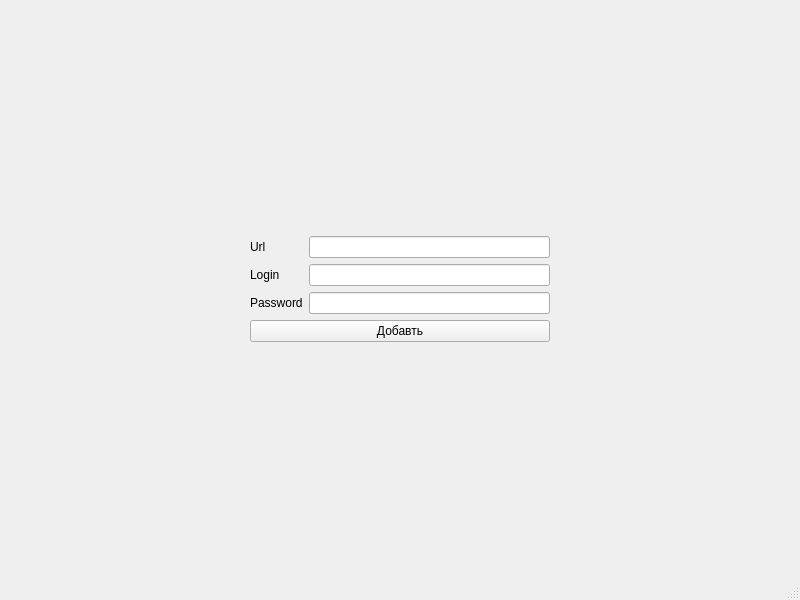
<?xml version="1.0" encoding="UTF-8"?>
<ui version="4.0">
 <class>addPassLog</class>
 <widget class="QMainWindow" name="addPassLog">
  <property name="geometry">
   <rect>
    <x>0</x>
    <y>0</y>
    <width>800</width>
    <height>600</height>
   </rect>
  </property>
  <property name="windowTitle">
   <string>MainWindow</string>
  </property>
  <widget class="QWidget" name="centralwidget">
   <layout class="QGridLayout" name="gridLayout">
    <item row="1" column="1">
     <widget class="QLabel" name="label">
      <property name="text">
       <string>Url</string>
      </property>
     </widget>
    </item>
    <item row="2" column="1">
     <widget class="QLabel" name="label_2">
      <property name="text">
       <string>Login</string>
      </property>
     </widget>
    </item>
    <item row="3" column="1">
     <widget class="QLabel" name="label_3">
      <property name="text">
       <string>Password</string>
      </property>
     </widget>
    </item>
    <item row="4" column="1" colspan="2">
     <widget class="QPushButton" name="addBtn">
      <property name="text">
       <string>Добавть</string>
      </property>
     </widget>
    </item>
    <item row="0" column="2">
     <spacer name="verticalSpacer_2">
      <property name="orientation">
       <enum>Qt::Vertical</enum>
      </property>
      <property name="sizeHint" stdset="0">
       <size>
        <width>20</width>
        <height>40</height>
       </size>
      </property>
     </spacer>
    </item>
    <item row="1" column="2">
     <widget class="QLineEdit" name="urlLineEdit"/>
    </item>
    <item row="1" column="0">
     <spacer name="horizontalSpacer">
      <property name="orientation">
       <enum>Qt::Horizontal</enum>
      </property>
      <property name="sizeHint" stdset="0">
       <size>
        <width>40</width>
        <height>20</height>
       </size>
      </property>
     </spacer>
    </item>
    <item row="2" column="2">
     <widget class="QLineEdit" name="loginLineEdit"/>
    </item>
    <item row="1" column="3">
     <spacer name="horizontalSpacer_2">
      <property name="orientation">
       <enum>Qt::Horizontal</enum>
      </property>
      <property name="sizeHint" stdset="0">
       <size>
        <width>40</width>
        <height>20</height>
       </size>
      </property>
     </spacer>
    </item>
    <item row="3" column="2">
     <widget class="QLineEdit" name="passLineEdit">
      <property name="echoMode">
       <enum>QLineEdit::Password</enum>
      </property>
     </widget>
    </item>
    <item row="5" column="1">
     <spacer name="verticalSpacer">
      <property name="orientation">
       <enum>Qt::Vertical</enum>
      </property>
      <property name="sizeHint" stdset="0">
       <size>
        <width>20</width>
        <height>40</height>
       </size>
      </property>
     </spacer>
    </item>
   </layout>
  </widget>
  <widget class="QMenuBar" name="menubar">
   <property name="geometry">
    <rect>
     <x>0</x>
     <y>0</y>
     <width>800</width>
     <height>25</height>
    </rect>
   </property>
  </widget>
  <widget class="QStatusBar" name="statusbar"/>
 </widget>
 <resources/>
 <connections/>
</ui>
